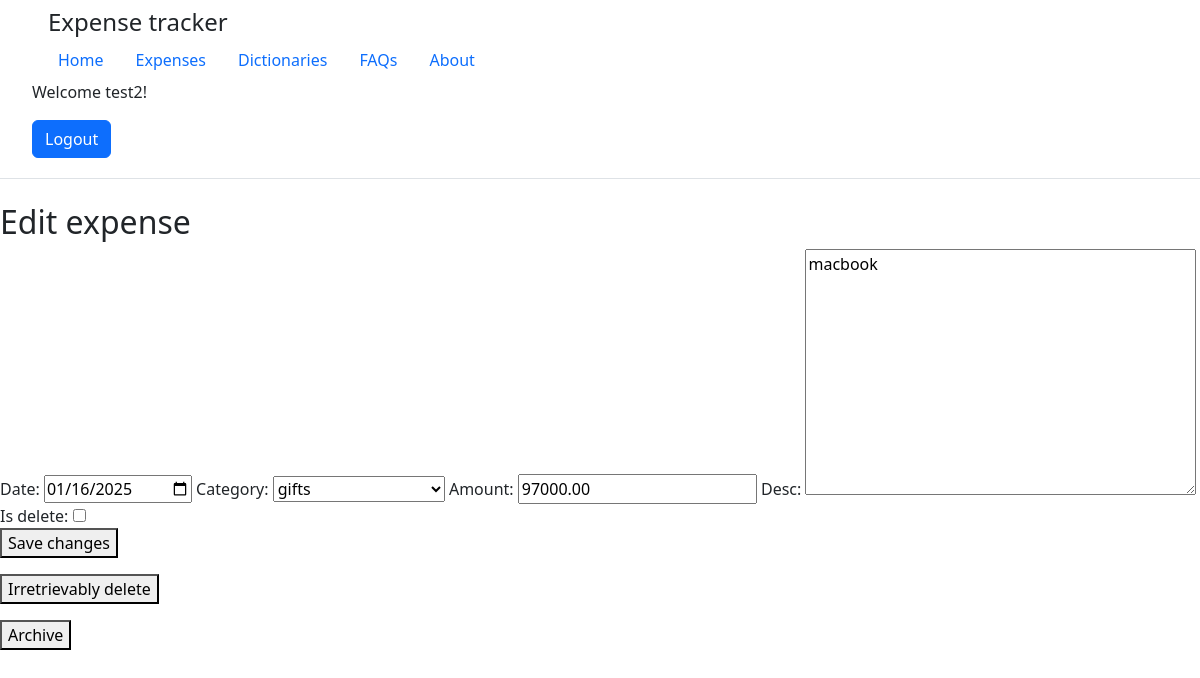
The app's page /expenses/42/ (signed in), older data.
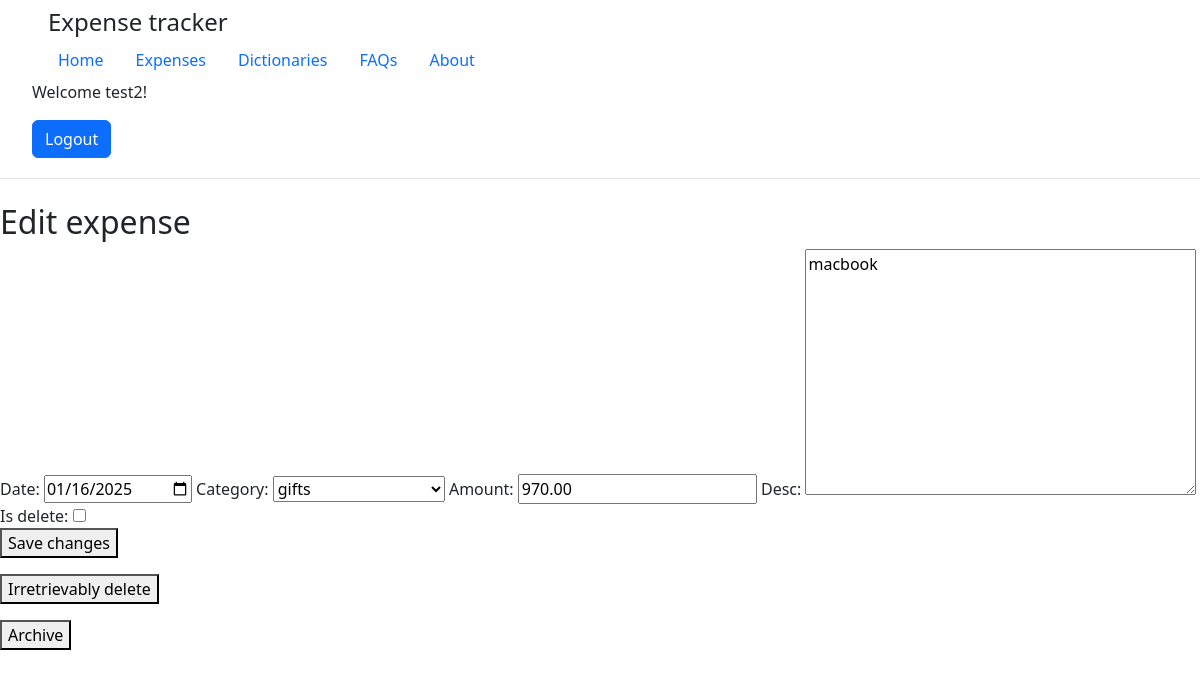
The same page, newer data.
### tracker_app/models.py (models this page shows, shortened)
class Expense(models.Model):
    date = models.DateField()
    category = models.ForeignKey(Category, on_delete=models.CASCADE)
    amount = models.DecimalField(max_digits=10, decimal_places=2, validators=[validate_positiv_decimal])
    desc = models.TextField(blank=True, null=True)
    time_update = models.DateTimeField(auto_now=True)
    is_delete = models.BooleanField(default=False)
    class Meta:
        verbose_name = 'Expense'
        verbose_name_plural = 'Expenses'

### tracker_app/views.py (the view, shortened to what this page needs)
# urls.py: path('expenses/', views.Expenses.as_view(), name='expense'),
class Expenses(View):
    @decorator
    def get(self, request, pk=None):
        filter_type = request.GET.get('filter', 'active')
        filter_category = request.GET.get('filter_category', None)
        if filter_category:
            try:
                filter_category = int(filter_category)
            except ValueError:
                filter_category = None
        categories = Category.objects.all()
        list_for_auth = UserExpenses.objects.filter(user=request.user.id)
        expenses_for_auth = list_for_auth.values_list('expense', flat=True)
        today = datetime.date.today()
        if pk is None:
            if filter_category:
                exp_list = Expense.objects.filter(id__in=expenses_for_auth, category=filter_category).order_by("-date")
            else:
                exp_list = Expense.objects.filter(id__in=expenses_for_auth).order_by("-date")
            if filter_type == 'active':
                exp_list = exp_list.filter(is_delete=False)
            elif filter_type == 'deleted':
                exp_list = exp_list.filter(is_delete=True)
            return render(request, 'tracker_app/expenses.html', {
                'exp_list': exp_list,
                'filter_type': filter_type,
                'filter_category': filter_category,
                'categories': categories,
                'today': today
            })
        else:
            exp = get_object_or_404(Expense, pk=pk)
            form = ExpensesForm(instance=exp)
            return render(request, 'tracker_app/expenses_edit.html', {'form': form, 'exp': exp, 'today': today})

### tracker_app/forms.py
class ExpensesForm(forms.ModelForm):
    class Meta:
        model = Expense
        fields = ['date', 'category', 'amount', 'desc', 'is_delete']
        widgets = {
                    'date': forms.DateInput(attrs={'type': 'date'}),  # HTML5-виджет выбора даты
                }

### tracker_app/models.py (called while the page is built)
    def __str__(self):
        return self.name

### tracker_app/views.py (called while the page is built)
def decorator(func):
    def wrapper(self, request, *args, **kwargs):
        if request.user.is_authenticated:
            return func(self, request,  *args, **kwargs)
        else:
            return redirect('users:login')
    return wrapper

### tracker_app/templates/tracker_app/expenses_edit.html (shortened to what this page needs)
{% extends 'users/base.html' %}
{% block body%}
<form method="post">
    <h2>Edit expense</h2>
    {{ form.as_table }}
    <p><button type="submit" name="action" value="edit_expense">Save changes</button></p>
</form>
<form method="post" action="{% url 'tracker:edit_expense' pk=exp.pk %}">
    <p><button type="submit" name="action" value="delete_expense">Irretrievably delete</button></p>
</form>
<form method="post" action="{% url 'tracker:edit_expense' pk=exp.pk %}">
    <p><button type="submit" name="action" value="archive_expense">Archive</button></p>
</form>
{% endblock %}

Row changes from the older to the newer data that the page shows:
changed Expense "gifts": amount "97000.00" → "970.00"
